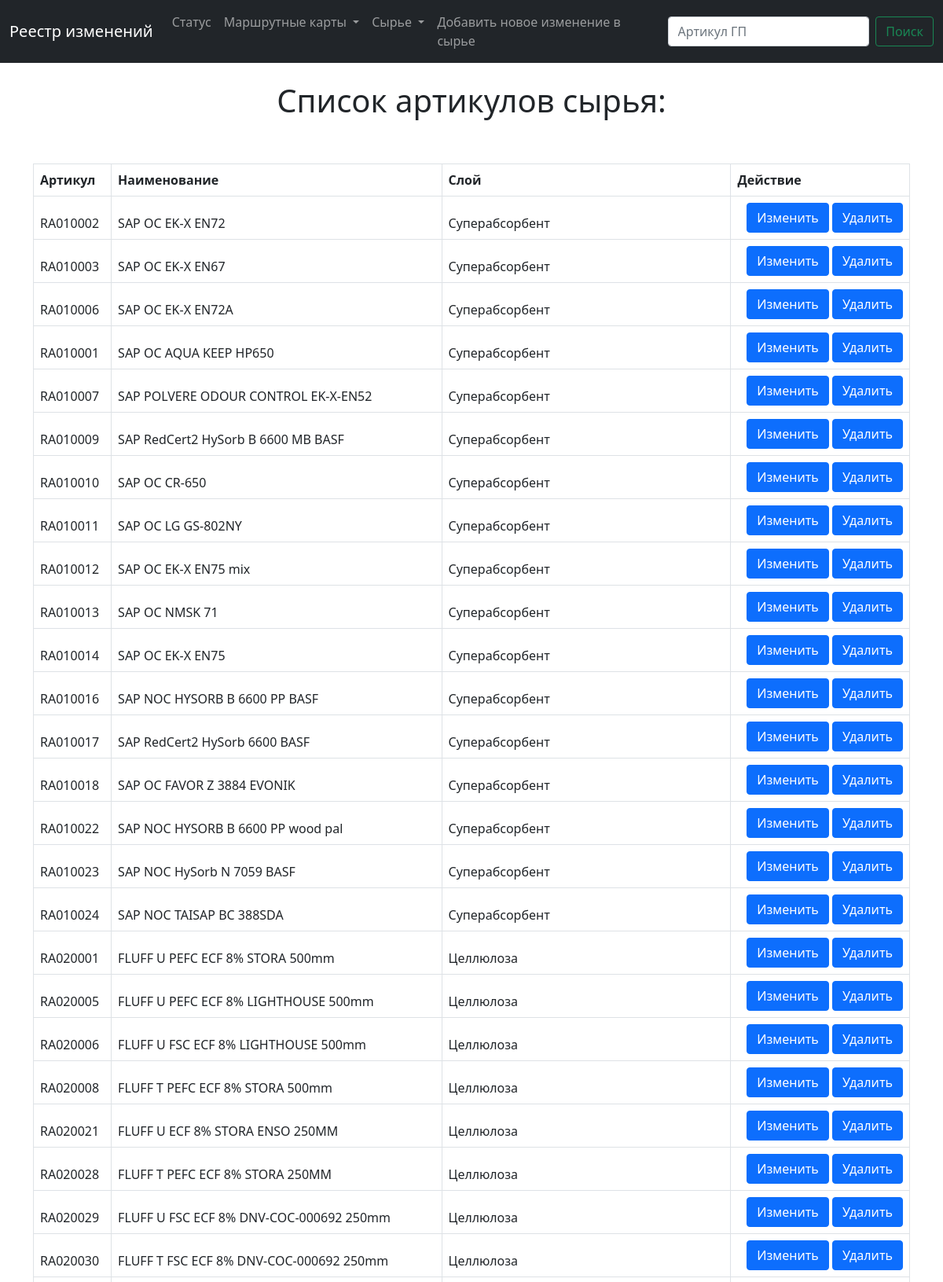
The app's page /list_raw (upper part) with its own data.
### main/models.py (models this page shows, shortened)
class Raw (models.Model):
    num = models.CharField(max_length=200)  # артикул сырья
    name = models.CharField(max_length=200)  # наименование
    layer = models.CharField(max_length=200)  # навзвание слоя на русском

### main/views.py (the view)
# urls.py: path('list_raw', views.list_raw, name='list_raw'),
def list_raw(request):
    raws = Raw.objects.all()
    return render(request, 'main/list_raw.html', {'raws': raws})

### main/templates/main/list_raw.html (shortened to what this page needs)
{% extends 'main/base.html' %}
{% block content%}
{% if raws %}
<br>
<center>
<h1> Cписок артикулов сырья: </h1>
</center>
<br>
<br>
<div class="container">
    <table class="table table-bordered">
        <thead>
            <tr style="font-weight:bold">
                <td>Артикул</td>
                <td>Наименование</td>
                <td>Слой</td>
                <td>Действие</td>
            </tr>
            <tr>
                {% for raw in raws %}
                <td>{{ raw.num }}</td>
                <td>{{ raw.name }}</td>
                <td>{{ raw.layer }}</td>
                <td align="right">
                    <div class="btn-group" role="group" aria-label="Basic example">
                        <a href="{% url 'update_raw' raw.id %}" type="button" class="btn btn-primary">Изменить</a>
                    </div>
                    <div class="btn-group" role="group" aria-label="Basic example">
                        <a href="{% url 'delete_raw' raw.id %}" type="button" class="btn btn-primary">Удалить</a>
                    </div>
                </td>
            </tr>
            {% endfor %}
        </thead>
    </table>
</div>
{% endif %}
{%endblock%}

### records on screen
Raw: num "RA010002", name "SAP OC EK-X EN72", layer "Суперабсорбент"
Raw: num "RA010003", name "SAP OC EK-X EN67", layer "Суперабсорбент"
Raw: num "RA010006", name "SAP OC EK-X EN72A", layer "Суперабсорбент"
Raw: num "RA010001", name "SAP OC AQUA KEEP HP650", layer "Суперабсорбент"
Raw: num "RA010007", name "SAP POLVERE ODOUR CONTROL EK-X-EN52", layer "Суперабсорбент"
Raw: num "RA010009", name "SAP RedCert2 HySorb B 6600 MB BASF", layer "Суперабсорбент"
Raw: num "RA010010", name "SAP OC CR-650", layer "Суперабсорбент"
Raw: num "RA010011", name "SAP OC LG GS-802NY", layer "Суперабсорбент"
Raw: num "RA010012", name "SAP OC EK-X EN75 mix", layer "Суперабсорбент"
Raw: num "RA010013", name "SAP OC NMSK 71", layer "Суперабсорбент"
Raw: num "RA010014", name "SAP OC EK-X EN75", layer "Суперабсорбент"
Raw: num "RA010016", name "SAP NOC HYSORB B 6600 PP BASF", layer "Суперабсорбент"
Raw: num "RA010017", name "SAP RedCert2 HySorb 6600 BASF", layer "Суперабсорбент"
Raw: num "RA010018", name "SAP OC FAVOR Z 3884 EVONIK", layer "Суперабсорбент"
Raw: num "RA010022", name "SAP NOC HYSORB B 6600 PP wood pal", layer "Суперабсорбент"
Raw: num "RA010023", name "SAP NOC HySorb N 7059 BASF", layer "Суперабсорбент"
Raw: num "RA010024", name "SAP NOC TAISAP BC 388SDA", layer "Суперабсорбент"
Raw: num "RA020001", name "FLUFF U PEFC ECF 8% STORA 500mm", layer "Целлюлоза"
Raw: num "RA020005", name "FLUFF U PEFC ECF 8% LIGHTHOUSE 500mm", layer "Целлюлоза"
Raw: num "RA020006", name "FLUFF U FSC ECF 8% LIGHTHOUSE 500mm", layer "Целлюлоза"
Raw: num "RA020008", name "FLUFF T PEFC ECF 8% STORA 500mm", layer "Целлюлоза"
Raw: num "RA020021", name "FLUFF U ECF 8% STORA ENSO 250MM", layer "Целлюлоза"
Raw: num "RA020028", name "FLUFF T PEFC ECF 8% STORA 250MM", layer "Целлюлоза"
Raw: num "RA020029", name "FLUFF U FSC ECF 8% DNV-COC-000692 250mm", layer "Целлюлоза"
Raw: num "RA020030", name "FLUFF T FSC ECF 8% DNV-COC-000692 250mm", layer "Целлюлоза"
